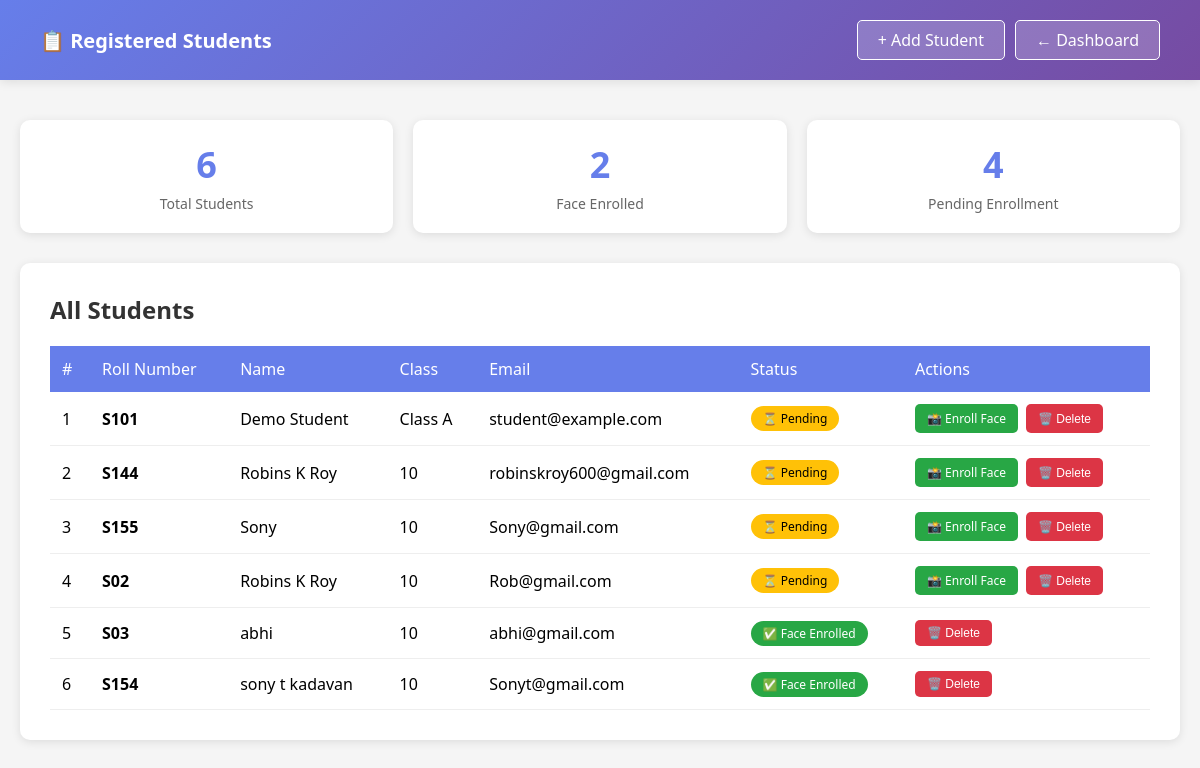
/students/view (signed in), run on an earlier commit of the app's database.
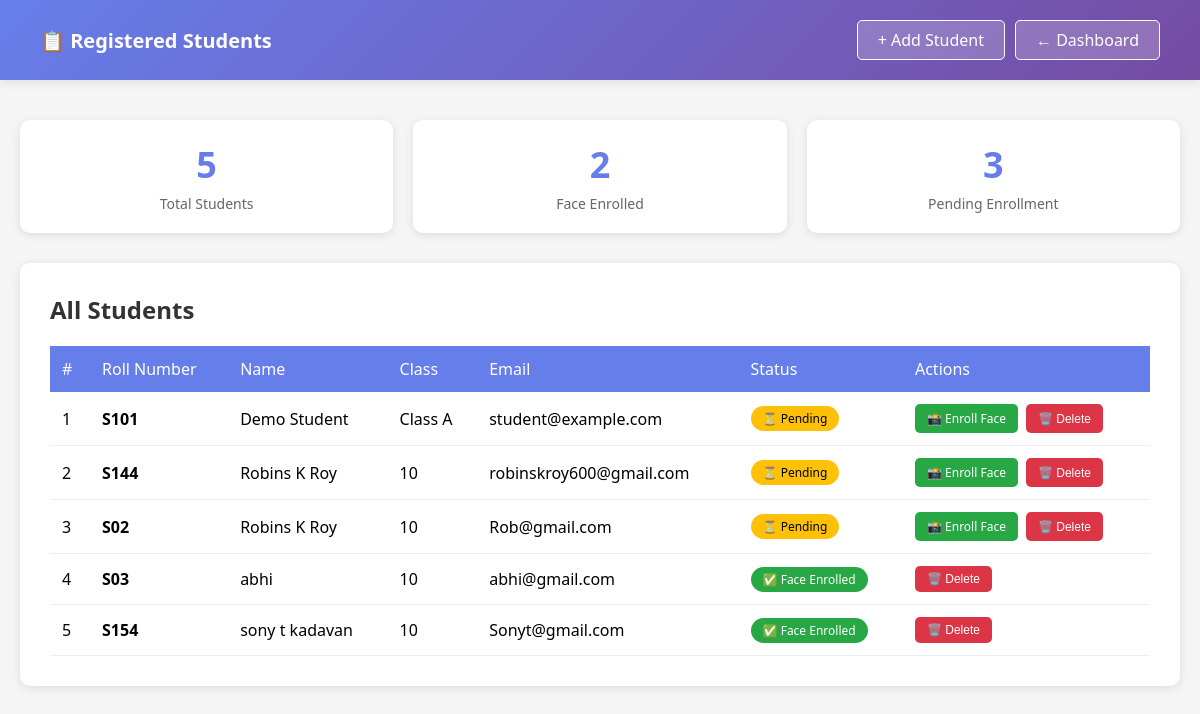
And on a later commit of the database.
### models.py (models this page shows)
class Student(Base):
    __tablename__ = 'students'
    id = Column(Integer, primary_key=True)
    name = Column(String, nullable=False)
    roll_no = Column(String, unique=True, nullable=False)
    class_name = Column(String, nullable=True)
    email = Column(String, nullable=True)
    encodings_path = Column(String, nullable=True)  # path to .npy file with face embeddings
    user = relationship("User", back_populates="student", foreign_keys=[User.student_id])
    attendance_records = relationship("Attendance", back_populates="student")

### app.py (the view)
@app.route('/students/view')
@login_required
def view_students():
    if current_user.role != 'teacher':
        flash('Access denied! Teachers only.', 'error')
        return redirect(url_for('login'))
    db = SessionLocal()
    students = db.query(Student).all()
    db.close()
    return render_template('view_students.html', students=students)

### app.py (called while the page is built)
@login_manager.user_loader
def load_user(user_id):
    db = SessionLocal()
    user = db.query(User).get(int(user_id))
    db.close()
    return user

### templates/view_students.html (shortened to what this page needs)
<!DOCTYPE html>
<html lang="en">
<head>
</head>
<body>
    <div class="header">
        <div class="header-content">
            <h1>📋 Registered Students</h1>
            <div class="header-actions">
                <a href="{{ url_for('register_student') }}" class="btn-header">+ Add Student</a>
                <a href="{{ url_for('teacher_dashboard') }}" class="btn-header">← Dashboard</a>
            </div>
        </div>
    </div>
    <div class="container">
        <div class="stats-grid">
            <div class="stat-card">
                <div class="number">{{ students|length }}</div>
                <div class="label">Total Students</div>
            </div>
            <div class="stat-card">
                <div class="number">{{ students|selectattr('encodings_path')|list|length }}</div>
                <div class="label">Face Enrolled</div>
            </div>
            <div class="stat-card">
                <div class="number">{{ students|rejectattr('encodings_path')|list|length }}</div>
                <div class="label">Pending Enrollment</div>
            </div>
        </div>
        <div class="table-card">
            <h2>All Students</h2>
            {% if students %}
                <table>
                    <thead>
                        <tr>
                            <th>#</th>
                            <th>Roll Number</th>
                            <th>Name</th>
                            <th>Class</th>
                            <th>Email</th>
                            <th>Status</th>
                            <th>Actions</th>
                        </tr>
                    </thead>
                    <tbody>
                        {% for student in students %}
                        <tr>
                            <td>{{ loop.index }}</td>
                            <td><strong>{{ student.roll_no }}</strong></td>
                            <td>{{ student.name }}</td>
                            <td>{{ student.class_name or '-' }}</td>
                            <td>{{ student.email or '-' }}</td>
                            <td>
                                {% if student.encodings_path %}
                                    <span class="badge">✅ Face Enrolled</span>
                                {% else %}
                                    <span class="badge" style="background: #ffc107; color: #000;">⏳ Pending</span>
                                {% endif %}
                            </td>
                            <td>
                                <div class="actions">
                                    {% if not student.encodings_path %}
                                    <a href="{{ url_for('register_student_with_face') }}?student_id={{ student.id }}"
                                       class="btn-action btn-enroll"
                                       title="Complete Face Enrollment">
                                        📸 Enroll Face
                                    </a>
                                    {% endif %}
                                    {% set student_id = student.id %}
                                    {% set student_name = student.name|replace("'", "\\'") %}
                                    {% set student_roll = student.roll_no|replace("'", "\\'") %}
                                    <button onclick="confirmDelete({{ student_id }}, '{{ student_name }}', '{{ student_roll }}')"
                                            class="btn-action btn-delete"
                                            title="Delete Student">
                                        🗑️ Delete
                                    </button>
                                </div>
                            </td>
                        </tr>
                        {% endfor %}
                    </tbody>
                </table>
            {% endif %}
        </div>
    </div>
</body>
</html>

### templates/view_students.html (style rules this page uses)
* { margin: 0; padding: 0; box-sizing: border-box; }
body { font-family: 'Segoe UI', Tahoma, Geneva, Verdana, sans-serif; background: #f5f5f5; }
.header { background: linear-gradient(135deg, #667eea 0%, #764ba2 100%); color: white; padding: 20px 40px; box-shadow: 0 2px 10px rgba(0,0,0,0.1); }
.header-content { max-width: 1200px; margin: 0 auto; display: flex; justify-content: space-between; align-items: center; }
.header h1 { font-size: 20px; }
.header-actions { display: flex; gap: 10px; }
.btn-header { background: rgba(255,255,255,0.2); color: white; padding: 8px 20px; border: 1px solid white; border-radius: 5px; text-decoration: none; transition: background 0.3s; }
.container { max-width: 1200px; margin: 40px auto; padding: 0 20px; }
.stats-grid { display: grid; grid-template-columns: repeat(auto-fit, minmax(200px, 1fr)); gap: 20px; margin-bottom: 30px; }
.stat-card { background: white; padding: 20px; border-radius: 10px; box-shadow: 0 2px 10px rgba(0,0,0,0.1); text-align: center; }
.stat-card .number { font-size: 36px; font-weight: bold; color: #667eea; }
.stat-card .label { color: #666; font-size: 14px; margin-top: 5px; }
.table-card { background: white; padding: 30px; border-radius: 10px; box-shadow: 0 2px 10px rgba(0,0,0,0.1); }
.table-card h2 { color: #333; margin-bottom: 20px; }
table { width: 100%; border-collapse: collapse; }
th { background: #667eea; color: white; padding: 12px; text-align: left; font-weight: 500; }
td { padding: 12px; border-bottom: 1px solid #eee; }
.badge { display: inline-block; padding: 4px 12px; border-radius: 20px; font-size: 12px; background: #28a745; color: white; }
.actions { display: flex; gap: 8px; }
.btn-action { padding: 6px 12px; border: none; border-radius: 5px; cursor: pointer; font-size: 12px; text-decoration: none; display: inline-block; transition: transform 0.2s; }
.btn-enroll { background: #28a745; color: white; }
.btn-delete { background: #dc3545; color: white; }

What changed in the data, as far as the page shows it:
removed Student: roll_no "S155", name "Sony", class_name "10", email "Sony@gmail.com", shows "⏳ Pending"
Also different on the page:
{{ students|length }}: "6" → "5"
{{ students|rejectattr('encodings_path')|list|length }}: "4" → "3"
